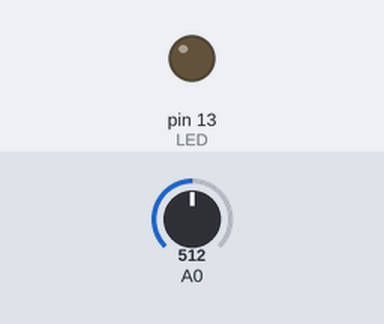
A sketch run on a simulated Arduino Uno, built with avr-gcc and run on an emulated ATmega328P. Shown: output pins drawn as LEDs (lit = HIGH). The test bench sets the inputs (shaded band); at power-on: A0 = 512.

Above: at 1.2 s.
1.3 s: A0 set to 683
2.8 s: A0 set to 717
At 4.0 s:
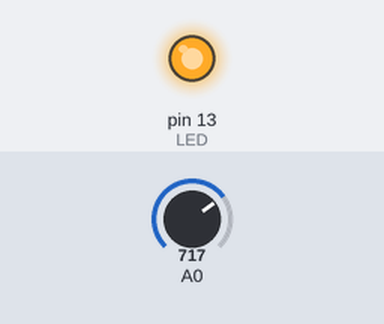
4.3 s: A0 set to 690
At 5.2 s:
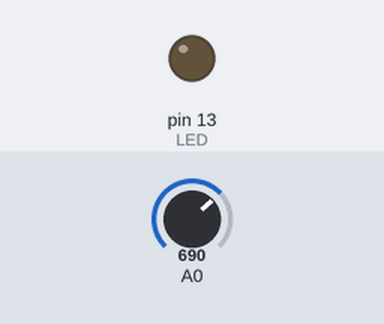
5.8 s: A0 set to 710
At 6.3 s:
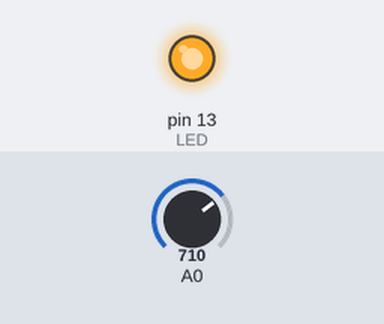
Timing chart, 0 to 8.3 s (numbered marks = the images above; inputs shaded):
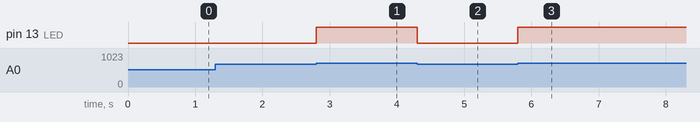

Measured:
- the behaviour switches between 699 and 700 on A0 (found by bisection; images 0 and 1)
- after the input at 1.3 s, every drawn part: stays the same
- after the input at 2.8 s, pin 13 (LED): LOW → HIGH at once
- after the input at 4.3 s, pin 13 (LED): HIGH → LOW at once
- after the input at 5.8 s, pin 13 (LED): LOW → HIGH at once

The sketch:

sketch_9_2.ino
```cpp
const byte LED = 13;
const byte Cds = A0;

void setup() {
  // put your setup code here, to run once:
  pinMode(LED, OUTPUT);
}

void loop() {
  // put your main code here, to run repeatedly:
  int ans;

  ans = analogRead(A0);
  if(ans >= 700)
  {
    digitalWrite(13,HIGH);
  }
  else
  {
    digitalWrite(13,LOW);
  }
}
```
